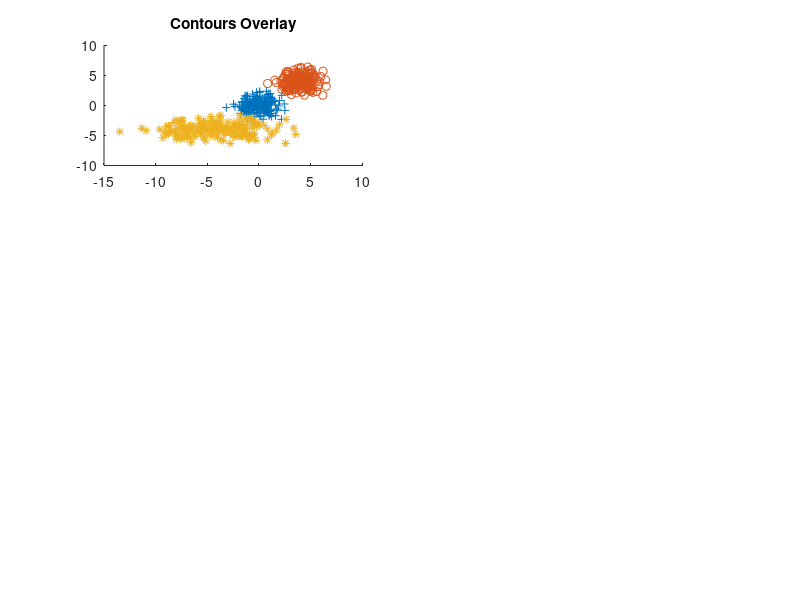

The MATLAB source for this figure: (Note: this script raises an error after producing the figure.)
% Q2

a = randn(200, 2);
b = a + 4;
c = a;

c(:, 1) = 3 * c(:, 1);
c = c - 4;

d = [a; b];
e = [a; b; c];

% hold on;
% plot(a(:, 1), a(:, 2), '+');
% plot(b(:, 1), b(:, 2), 'o');
% plot(c(:, 1), c(:, 2), '*');

% Use the first dataset
data = e;


figure;
subplot(3, 2, 1);
hold on;
% ksdensity(data, 'PlotFcn', 'contour');
plot(a(:, 1), a(:, 2), '+');
plot(b(:, 1), b(:, 2), 'o');
plot(c(:, 1), c(:, 2), '*');

title('Contours Overlay');

% Calculate the grid
[f, xi] = ksdensity(data); x = linspace(min(xi(:, 1)),max(xi(:, 1)));
y = linspace(min(xi(:, 2)),max(xi(:, 2)));
[xq,yq] = meshgrid(x,y);
z = griddata(xi(:, 1),xi(:, 2),f,xq,yq);

% We now have x, y, z that can be used to get the gradient at any point

contour(x, y, z);
xlim([-10, 10]);
ylim([-10, 10]);
hold off;

copy = data;
new_points = copy;

for i = 1:5
    new_points = step(new_points, x, y, z);
    subplot(3, 2, i + 1);
    hold on;
    % ksdensity(data, 'PlotFcn', 'contour');
    scatter(new_points(:, 1), new_points(:, 2));
    title(sprintf('Step %d', i));
    xlim([-10, 10]);
    ylim([-10, 10]);
    hold off;

end


function dist = euclid_distance(point1, point2)
    dist = sqrt((point1(1) - point2(1))^2 + (point1(2) - point2(2))^2);
end

function new_points = step(points, x, y, z)
    max_distance = 1.8;
    new_points = zeros(length(points), 2);
    for i = 1:length(points)
        point = points(i, :);

        within_range = zeros(length(points), 1);

        numerator = 0;
        denominator = 0;

        for j = 1:length(points)
            other_point = points(j, :);
            if euclid_distance(point, other_point) < max_distance
                within_range(j) = 1;
                % weight = interp2(x, y, z, other_point(1), other_point(2));

                % Calculate part of sum
                distance = euclid_distance(point, other_point);
                numerator = numerator + (distance * other_point);
                denominator = denominator + distance;
            end
        end

        mx = numerator / denominator;
        new_points(i, :) = mx(1, :); 
    end
end
